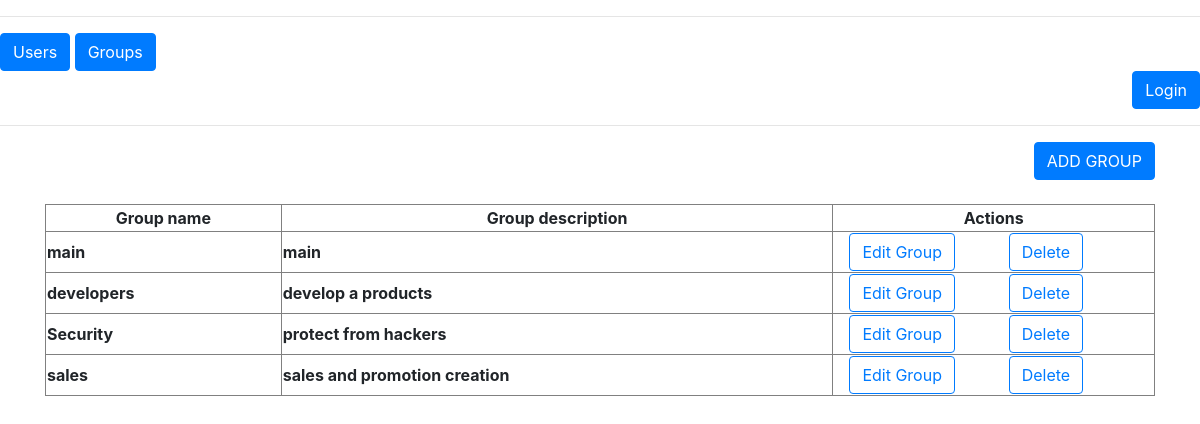
Before: /all_groups with the older database file.
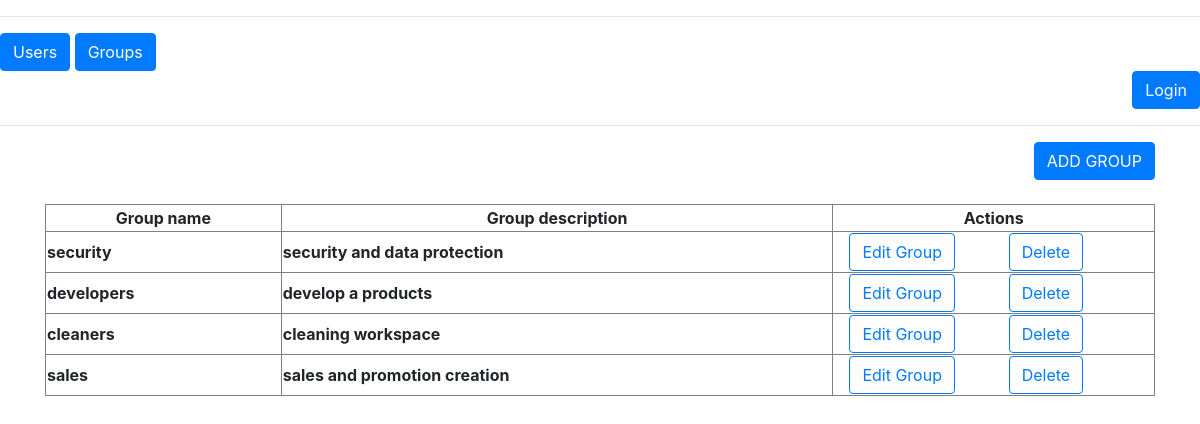
After: the same page with the newer database file.
### users_roles/models.py (models this page shows, shortened)
class Groups(models.Model):
    group_name = models.CharField(max_length=100, unique=True)
    group_description = models.CharField(max_length=100)

### users_roles/views.py (the view)
# urls.py: path('all_groups', views.all_groups, name='all_groups'),
def all_groups(request):
    user = request.user
    groups = Groups.objects.all()
    error = request.session.get('error', None)
    if error:
        del request.session['error']
    if error is not None:
        return render(request, 'users_roles/all_groups.html', {'groups': groups, 'user': user, 'error': error})
    else:
        return render(request, 'users_roles/all_groups.html', {'groups': groups, 'user': user, })

### users_roles/templates/users_roles/all_groups.html (shortened to what this page needs)
{% extends "users_roles/base.html" %}
{% block content %}
<div class="text-right">
    <a role="button" class="btn btn-primary" href="{% url 'create_group' %}">ADD GROUP</a>
    <br>
    <br>
</div>
<table style="width:100%" border="1px solid black">
    <tr>
        <th class="text-center">Group name</th>
        <th class="text-center">Group description</th>
        <th class="text-center">Actions</th>
    </tr>
{% for group in groups %}
    <tr>
        <th>{{ group.group_name }}</th>
        <th>{{ group.group_description }}</th>
        <th width="29%">
            <div class="container">
                <div class="row">
                <div class="col-sm">
                    <a class="btn btn-outline-primary" role="button" href="{% url 'edit_group' group.id %}">Edit Group</a>
                </div>
                <div class="col-sm">
                    <form method="POST" action="{% url 'delete_group' group.id %}">
                <button id="delete" type="submit" class="btn btn-outline-primary">Delete</button>
            </form>
                </div>
            </div>
                </div>
        </th>
    </tr>
{% endfor %}
</table>
{% endblock %}

Changed rows visible on the page:
removed Groups: group_name "main", group_description "main"
removed Groups: group_name "Security", group_description "protect from hackers"
added Groups: group_name "security", group_description "security and data protection"
added Groups: group_name "cleaners", group_description "cleaning workspace"
